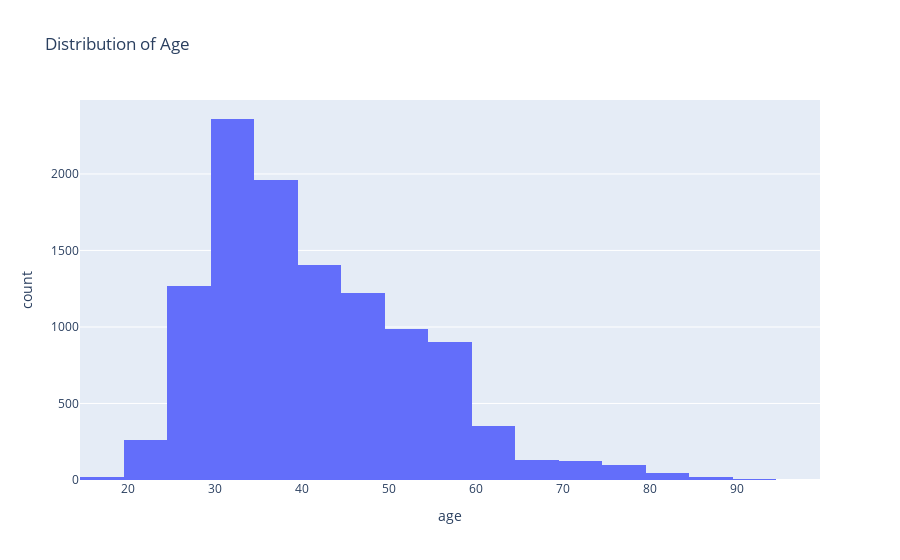
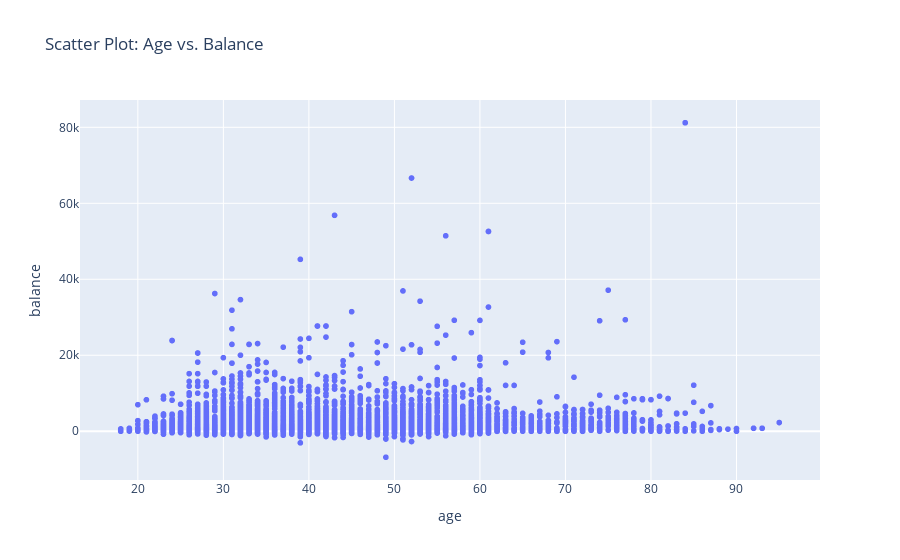

The notebook cell saved with these charts, in order:
### Code cell
# Visualizations on numerical data
# Histogram of the 'age' column
fig_age = px.histogram(dt, x='age', nbins=20, title='Distribution of Age')
fig_age.show()

# Scatter plot between 'age' and 'balance'
fig_scatter = px.scatter(dt, x='age', y='balance', title='Scatter Plot: Age vs. Balance')
fig_scatter.show()

### Figure 1 — Plotly figure (JSON) as saved in the notebook; plotly's stock layout.template omitted (floating-point values rounded to 4 significant figures; data arrays with more than 128 entries replaced by an {"elided": "..."} marker saying what was removed)
{"data": [{"alignmentgroup": "True", "bingroup": "x", "hovertemplate": "age=%{x}<br>count=%{y}<extra></extra>", "legendgroup": "", "marker": {"color": "#636efa", "pattern": {"shape": ""}}, "name": "", "nbinsx": 20, "offsetgroup": "", "orientation": "v", "showlegend": false, "type": "histogram", "x": {"elided": "11162 int values"}, "xaxis": "x", "yaxis": "y"}], "layout": {"barmode": "relative", "legend": {"tracegroupgap": 0}, "title": {"text": "Distribution of Age"}, "xaxis": {"anchor": "y", "domain": [0, 1], "title": {"text": "age"}}, "yaxis": {"anchor": "x", "domain": [0, 1], "title": {"text": "count"}}}}

### Figure 2 — Plotly figure (JSON) as saved in the notebook; plotly's stock layout.template omitted (floating-point values rounded to 4 significant figures; data arrays with more than 128 entries replaced by an {"elided": "..."} marker saying what was removed)
{"data": [{"hovertemplate": "age=%{x}<br>balance=%{y}<extra></extra>", "legendgroup": "", "marker": {"color": "#636efa", "symbol": "circle"}, "mode": "markers", "name": "", "showlegend": false, "type": "scattergl", "x": {"elided": "11162 int values"}, "xaxis": "x", "y": {"elided": "11162 int values"}, "yaxis": "y"}], "layout": {"legend": {"tracegroupgap": 0}, "title": {"text": "Scatter Plot: Age vs. Balance"}, "xaxis": {"anchor": "y", "domain": [0, 1], "title": {"text": "age"}}, "yaxis": {"anchor": "x", "domain": [0, 1], "title": {"text": "balance"}}}}
